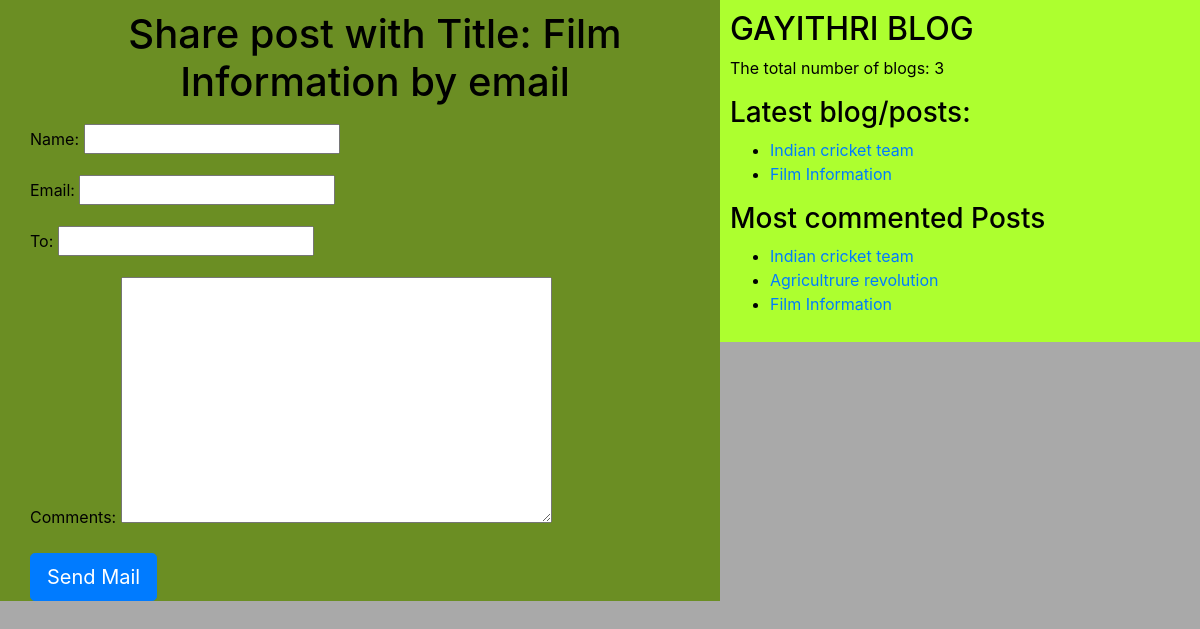
The app's page /2/share/ with its own data.
### blogapp/models.py (models this page shows, shortened)
class Post(models.Model):
	STATUS_CHOICES = (('draft', 'Draft'), ('published', 'Published'))
	title = models.CharField(max_length=50)
	slug = models.SlugField(max_length=50,unique_for_date='publish')
	author = models.ForeignKey(User, related_name='blog_posts', on_delete = models.CASCADE)
	body = models.TextField()
	publish = models.DateTimeField(default = timezone.now)
	created = models.DateTimeField(auto_now_add=True)
	updated = models.DateTimeField(auto_now=True)
	status = models.CharField(max_length=50, choices=STATUS_CHOICES, default='draft')
	objects = CustomManager()
	tags = TaggableManager()
	class Meta:
		ordering = ('-publish',)
	def get_absolute_url(self):
		return reverse('post_detail',args=[self.publish.year, self.publish.strftime('%m'), self.publish.strftime('%d'),self.slug])

### blogapp/views.py (the view)
# urls.py: re_path(r'^(?P<id>\d+)/share/$',views.mail_send_view),
def mail_send_view(request,id):
	post = get_object_or_404(Post, id=id, status='published')
	sent = False
	if request.method == 'POST':
		form = EmailSendForm(request.POST)
		if form.is_valid():
			cd = form.cleaned_data
			subject = '{} ({}) recommends you to read"{}"'.format(cd['name'], cd['email'],post.title)
			post_url = request.build_absolute_uri(post.get_absolute_url())
			message = 'Read the post at :\n {} \n\n {}\'s comments:\n{}'.format(post_url,cd['name'],cd['comments'])
			send_mail(subject, message, 'gayithrihh206@gmail.com', [cd['to']])
			sent = True
	else:
	    form = EmailSendForm()
	my_dict = {'form':form, 'post':post, 'sent':sent}
	return render(request=request, template_name='blogapp/sharebymail.html',context=my_dict)

### blogapp/forms.py
class EmailSendForm(forms.Form):
	name = forms.CharField()
	email = forms.EmailField()
	to = forms.CharField()
	comments = forms.CharField(required=False, widget=forms.Textarea)

### blogapp/models.py (called while the page is built)
	def get_queryset(self):
		return super().get_queryset().filter(status='published')

### blogapp/templatetags/blog_tags.py (called while the page is built)
@register.simple_tag(name='my_tag')
def total_posts():
	return Post.objects.count()

@register.inclusion_tag('blogapp/latest_posts.html')
def show_latest_posts():
	latest_posts = Post.objects.order_by('-publish')[:2]
	return {'latest_posts':latest_posts}

@register.simple_tag()
def get_most_commented_posts(count=3):
	return Post.objects.annotate(total_comments=Count('comments')).order_by('total_comments')[:count]

### templates/blogapp/sharebymail.html (shortened to what this page needs)
{% extends "blogapp/base.html" %}
{% block content_block %}
   {% if sent %}
   <h1> Email sent successfully </h1>
   <h2>Post with title: {{ post.title }} shared by email</h2>
   {% else %}
   <h1>
      Share post with Title: {{ post.title }} by email
   </h1>
   <form method="POST">
      {{ form.as_p }}
      <input type="submit" name="" class="btn btn-primary btn-lg" value="Send Mail">
   </form>
   {% endif %}
{% endblock content_block %}

### templates/blogapp/base.html (shortened to what this page needs)
<!DOCTYPE html>
{% load static %}
{% load blog_tags %}
<html lang="en" dir="ltr">
<head>
	<link rel="stylesheet" href="https://maxcdn.bootstrapcdn.com/bootstrap/4.0.0/css/bootstrap.min.css">
	<link rel="stylesheet" type="text/css" href= "{% static "blogapp/css/blogapp.css" %}">
</head>
<body>
	<div class="content">
		{% block content_block %}
		{% endblock content_block %}
	</div>
	<div class="sidebar">
		<h2> GAYITHRI BLOG </h2>
		<p> The total number of blogs: <span id='pcount'> {% my_tag %}	</span></p>
		<h3> Latest blog/posts: </h3> {% show_latest_posts %}
		<h3>Most commented Posts </h3>
		{% get_most_commented_posts as m_c_p %}
		<ul>
			{% for post in m_c_p  %}
			 <li> <a href="{{ post.get_absolute_url }}"> {{ post.title }}</a></li>
			{% endfor %}
		</ul>
	</div>
</body>
</html>

### templates/blogapp/latest_posts.html
<ul>
	{% for post in latest_posts  %}
	 <li><a href="{{ post.get_absolute_url }}">{{ post.title }}</a></li>
	{% endfor %}
</ul>

### statics/blogapp/css/blogapp.css (style rules this page uses)
.content { width: 60%; float: left; padding: 10px 0 0 30px; background: olivedrab; height: 100%; }
.sidebar { width: 40%; float: right; padding: 10px; background: greenyellow; height: 100%; }
h1 { text-align: center; border: 1px pink; padding-bottom: 10px; }
body { color: black; background: darkgrey; }

### records on screen
Post: title "Film Information"
Post: title "Indian cricket team"
Post: title "Agricultrure revolution"
